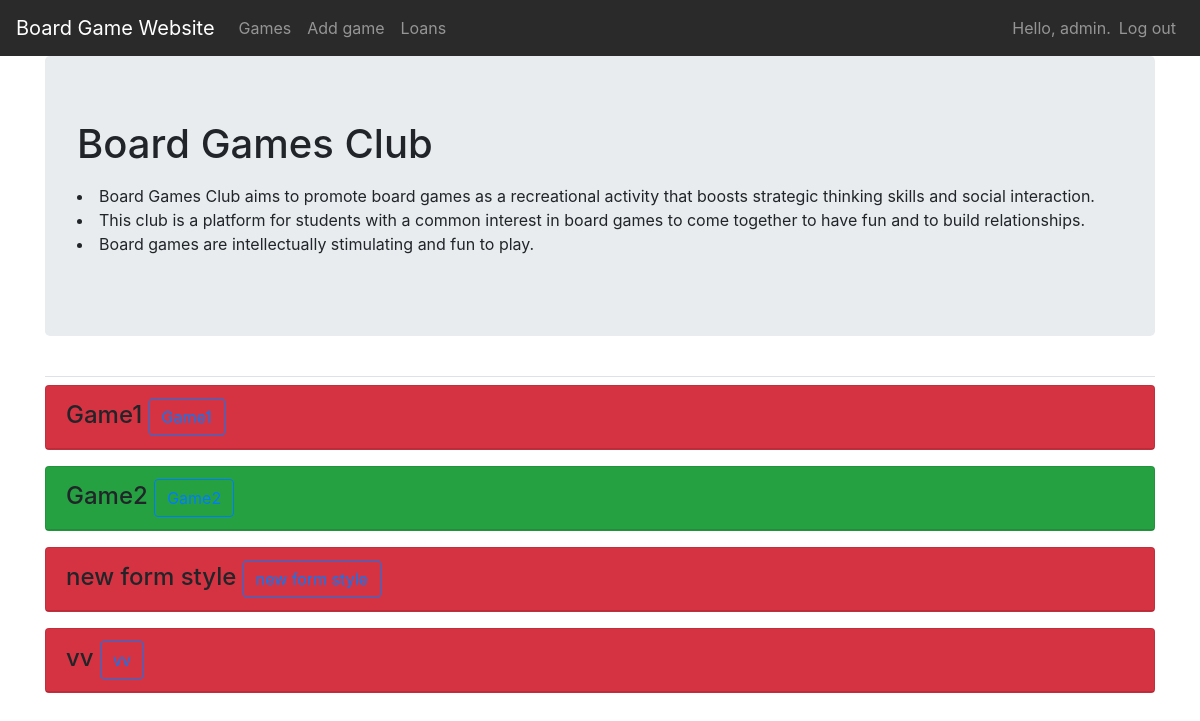
The app's page /games/ (signed in), older data.
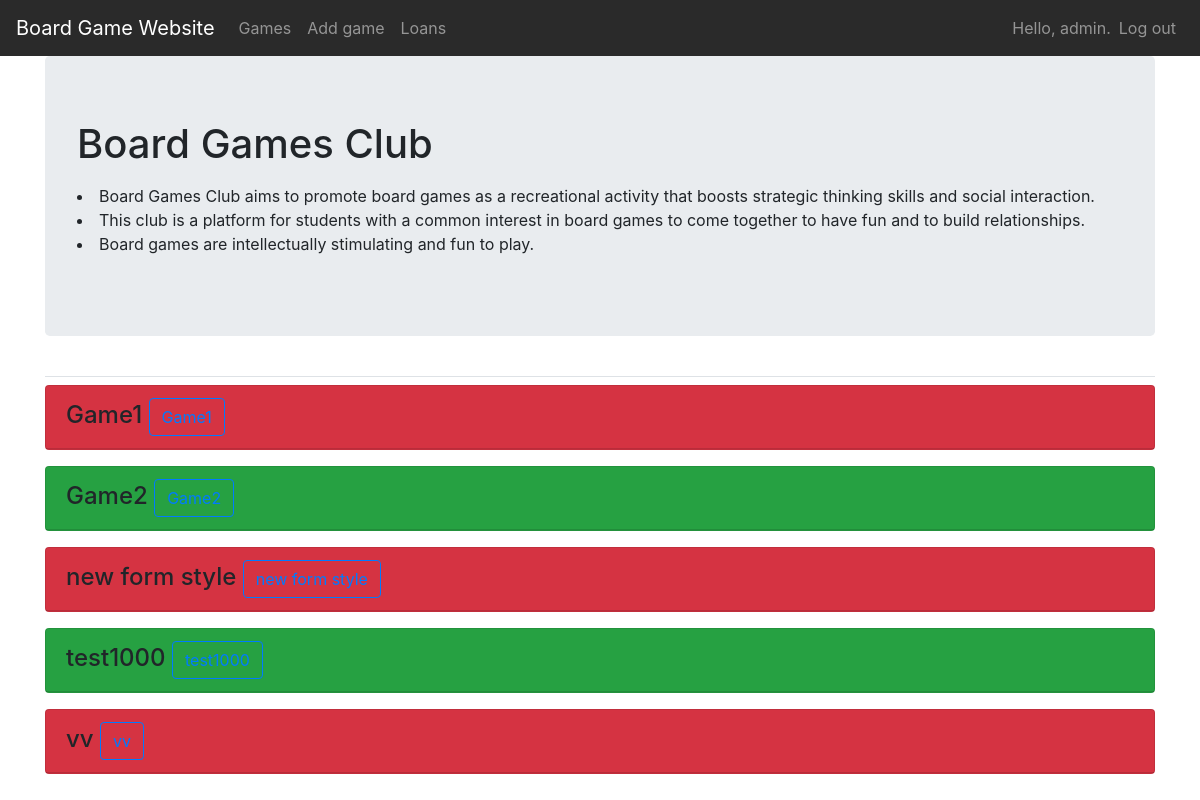
The same page, newer data.
### board_games/models.py (models this page shows)
class BoardGame(models.Model):
    game = models.CharField(max_length=100)
    genre = models.CharField(max_length=200)
    year_published = models.IntegerField()
    description = models.CharField(max_length=500)
    owner = models.ForeignKey(User, on_delete=models.CASCADE)
    loaned = models.BooleanField(default=False)
    def __str__(self):
        return self.game

### board_games/views.py (the view)
# urls.py: path("games/", views.games, name="games"),
@login_required
def games(request):
    games = BoardGame.objects.order_by("game")
    context = {"games": games}
    return render(request, "board_games/games.html", context)

### board_games/templates/board_games/games.html
{% extends 'board_games/base.html' %}
{% block page_header %}
<div class="jumbotron">
  <h1>Board Games Club</h1>
  <p><li>
        Board Games Club aims to promote board games as a recreational activity that boosts strategic thinking skills and social interaction.
    </li>
    <li>This club is a platform for students with a common interest in board games to come together to have fun and to build relationships.
    </li>
    <li>Board games are intellectually stimulating and fun to play.
    </li>
    </p>
</div>{% endblock page_header %}
{% block content %}
    {% for game in games %}
        {% if not game.loaned %}
        <div class="card mb-3 bg-success">
            <h4 class="card-header">
                {{ game }}
                <small><a class="btn btn-outline-primary" href={% url 'board_games:game_info' game.id %}>{{game}}</a></small>
            </h4>
        </div>
        {% elif game.loaned %}
        <div class="card mb-3 bg-danger">
            <h4 class="card-header">
                {{ game }}
                <small><a class="btn btn-outline-primary" href={% url 'board_games:game_info' game.id %}>{{game}}</a></small>
            </h4>
        </div>
        {% endif %}
    {% empty %}
    <div>No games :(</div>
    {% endfor %}
{% endblock content %}

Row changes from the older to the newer data that the page shows:
added BoardGame: game "test1000"
